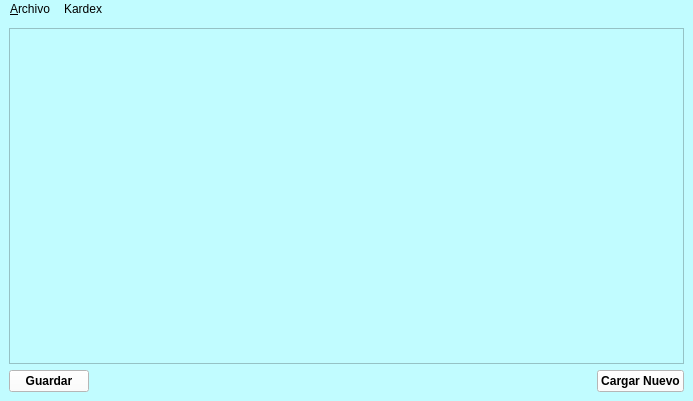
<?xml version="1.0" encoding="UTF-8"?>
<ui version="4.0">
 <class>Interfaz</class>
 <widget class="QMainWindow" name="Interfaz">
  <property name="geometry">
   <rect>
    <x>0</x>
    <y>0</y>
    <width>693</width>
    <height>401</height>
   </rect>
  </property>
  <property name="windowTitle">
   <string>Interfaz</string>
  </property>
  <property name="styleSheet">
   <string notr="true">background-color: rgb(193, 252, 255);</string>
  </property>
  <widget class="QWidget" name="centralwidget">
   <layout class="QGridLayout" name="gridLayout">
    <item row="1" column="1">
     <spacer name="horizontalSpacer">
      <property name="orientation">
       <enum>Qt::Horizontal</enum>
      </property>
      <property name="sizeHint" stdset="0">
       <size>
        <width>40</width>
        <height>20</height>
       </size>
      </property>
     </spacer>
    </item>
    <item row="1" column="0">
     <widget class="QPushButton" name="pushButton">
      <property name="font">
       <font>
        <bold>true</bold>
       </font>
      </property>
      <property name="styleSheet">
       <string notr="true">color: rgb(0, 0, 0);
background-color: rgb(255, 255, 255);</string>
      </property>
      <property name="text">
       <string>Guardar</string>
      </property>
     </widget>
    </item>
    <item row="1" column="2">
     <widget class="QPushButton" name="pushButton_2">
      <property name="font">
       <font>
        <bold>true</bold>
       </font>
      </property>
      <property name="styleSheet">
       <string notr="true">color: rgb(0, 0, 0);
background-color: rgb(255, 255, 255);</string>
      </property>
      <property name="text">
       <string>Cargar Nuevo</string>
      </property>
     </widget>
    </item>
    <item row="0" column="0" colspan="3">
     <widget class="QTableWidget" name="tblDatos">
      <property name="enabled">
       <bool>true</bool>
      </property>
     </widget>
    </item>
   </layout>
  </widget>
  <widget class="QMenuBar" name="menubar">
   <property name="geometry">
    <rect>
     <x>0</x>
     <y>0</y>
     <width>693</width>
     <height>21</height>
    </rect>
   </property>
   <widget class="QMenu" name="menuArchivo">
    <property name="title">
     <string>&amp;Archivo</string>
    </property>
    <addaction name="actionNuevo_Producto"/>
    <addaction name="actionIngreso"/>
    <addaction name="actionEgreso"/>
    <addaction name="separator"/>
    <addaction name="actionSalir"/>
   </widget>
   <widget class="QMenu" name="menuKardex">
    <property name="font">
     <font>
      <bold>true</bold>
     </font>
    </property>
    <property name="title">
     <string>Kardex</string>
    </property>
    <addaction name="actionBitacora"/>
   </widget>
   <addaction name="menuArchivo"/>
   <addaction name="menuKardex"/>
  </widget>
  <action name="actionNuevo_Producto">
   <property name="text">
    <string>&amp;Nuevo Producto</string>
   </property>
   <property name="font">
    <font>
     <bold>true</bold>
    </font>
   </property>
   <property name="shortcut">
    <string>Ctrl+N</string>
   </property>
  </action>
  <action name="actionIngreso">
   <property name="text">
    <string>&amp;Ingreso</string>
   </property>
   <property name="shortcut">
    <string>Ctrl+I</string>
   </property>
  </action>
  <action name="actionEgreso">
   <property name="text">
    <string>&amp;Egreso</string>
   </property>
   <property name="shortcut">
    <string>Ctrl+E</string>
   </property>
  </action>
  <action name="actionSalir">
   <property name="text">
    <string>Salir</string>
   </property>
   <property name="shortcut">
    <string>Ctrl+Q</string>
   </property>
  </action>
  <action name="actionBitacora">
   <property name="text">
    <string>&amp;Bitacora</string>
   </property>
   <property name="shortcut">
    <string>Ctrl+B</string>
   </property>
  </action>
 </widget>
 <resources/>
 <connections/>
</ui>
